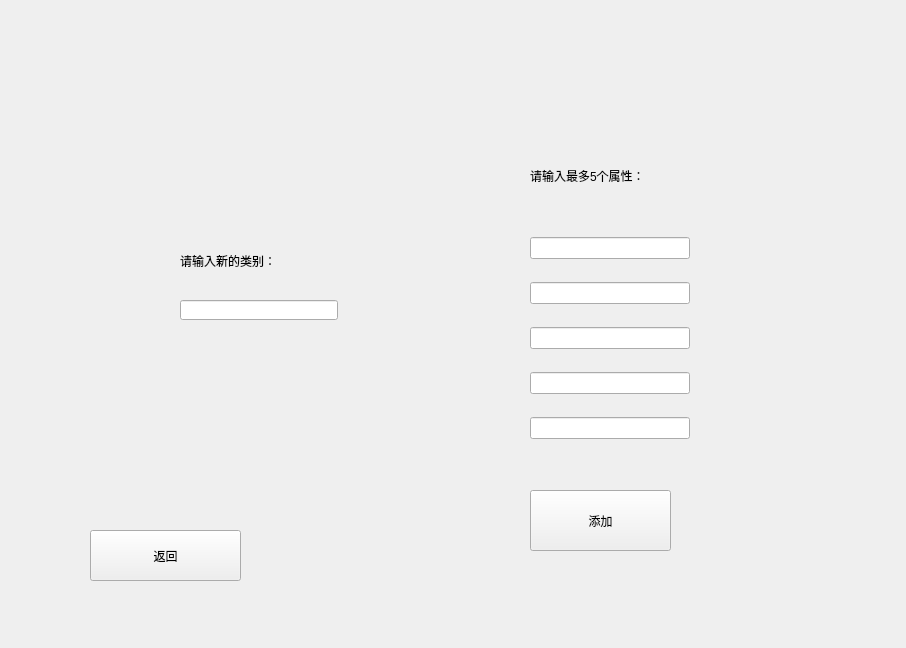
<?xml version="1.0" encoding="UTF-8"?>
<ui version="4.0">
 <class>Form</class>
 <widget class="QWidget" name="Form">
  <property name="geometry">
   <rect>
    <x>0</x>
    <y>0</y>
    <width>906</width>
    <height>648</height>
   </rect>
  </property>
  <property name="windowTitle">
   <string>Form</string>
  </property>
  <widget class="QWidget" name="verticalLayoutWidget">
   <property name="geometry">
    <rect>
     <x>530</x>
     <y>220</y>
     <width>160</width>
     <height>241</height>
    </rect>
   </property>
   <layout class="QVBoxLayout" name="verticalLayout">
    <item>
     <widget class="QLineEdit" name="lineEdit_2"/>
    </item>
    <item>
     <widget class="QLineEdit" name="lineEdit_3"/>
    </item>
    <item>
     <widget class="QLineEdit" name="lineEdit_4"/>
    </item>
    <item>
     <widget class="QLineEdit" name="lineEdit_5"/>
    </item>
    <item>
     <widget class="QLineEdit" name="lineEdit_6"/>
    </item>
   </layout>
  </widget>
  <widget class="QLineEdit" name="lineEdit_1">
   <property name="geometry">
    <rect>
     <x>180</x>
     <y>300</y>
     <width>158</width>
     <height>20</height>
    </rect>
   </property>
  </widget>
  <widget class="QLabel" name="label">
   <property name="geometry">
    <rect>
     <x>180</x>
     <y>250</y>
     <width>111</width>
     <height>21</height>
    </rect>
   </property>
   <property name="text">
    <string>请输入新的类别：</string>
   </property>
  </widget>
  <widget class="QLabel" name="label_2">
   <property name="geometry">
    <rect>
     <x>530</x>
     <y>160</y>
     <width>131</width>
     <height>31</height>
    </rect>
   </property>
   <property name="text">
    <string>请输入最多5个属性：</string>
   </property>
  </widget>
  <widget class="QPushButton" name="pushButton_1">
   <property name="geometry">
    <rect>
     <x>530</x>
     <y>490</y>
     <width>141</width>
     <height>61</height>
    </rect>
   </property>
   <property name="text">
    <string>添加</string>
   </property>
  </widget>
  <widget class="QPushButton" name="pushButton_2">
   <property name="geometry">
    <rect>
     <x>90</x>
     <y>530</y>
     <width>151</width>
     <height>51</height>
    </rect>
   </property>
   <property name="text">
    <string>返回</string>
   </property>
  </widget>
 </widget>
 <resources/>
 <connections/>
</ui>
